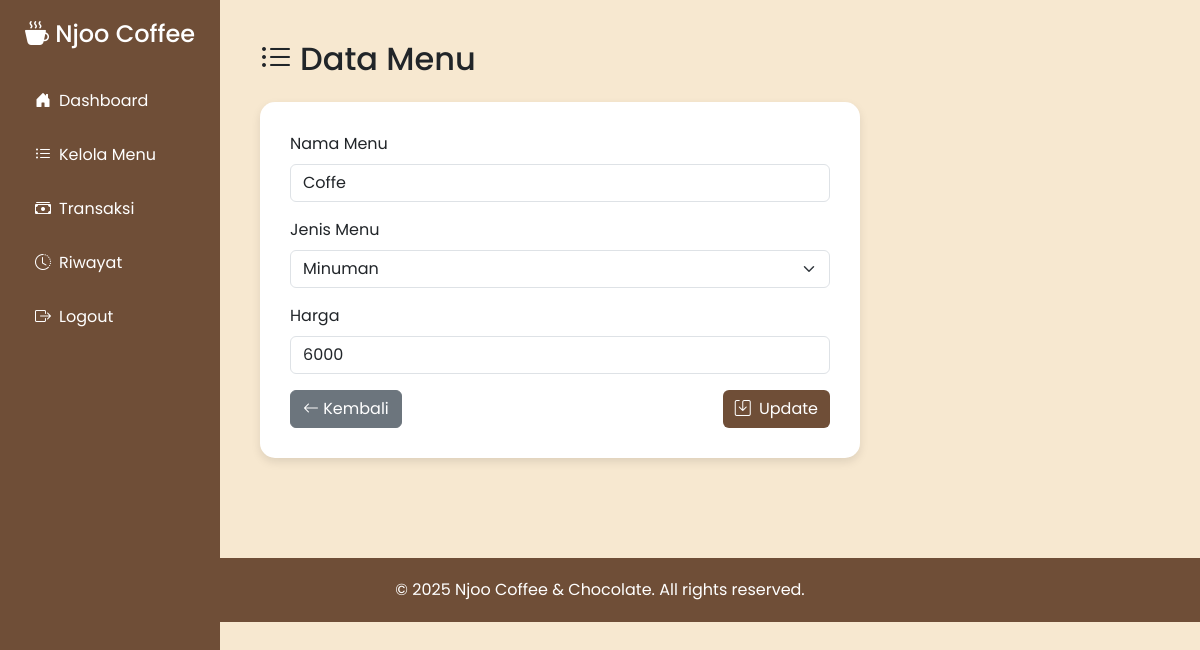
The app's page /pages/edit.php?id=1 (signed in) with its own data.
### tables this page shows
CREATE TABLE `menu` (
  `id` int(11) NOT NULL,
  `nama` varchar(100) DEFAULT NULL,
  `jenis` enum('Makanan','Minuman','Camilan') NOT NULL,
  `harga` int(11) DEFAULT NULL
);

### pages/edit.php (the view, shortened to what this page needs)
<?php
include '../config/db.php';
$id = intval($_GET['id']);
$result = $conn->query("SELECT * FROM menu WHERE id = $id");
$menu = $result->fetch_assoc();
?>
<!DOCTYPE html>
<html lang="id">
<head>
  <link href="https://cdn.jsdelivr.net/npm/bootstrap@5.3.3/dist/css/bootstrap.min.css" rel="stylesheet">
  <link href="https://cdn.jsdelivr.net/npm/bootstrap-icons@1.10.5/font/bootstrap-icons.css" rel="stylesheet">
</head>
<body>
<div class="sidebar">
  <h4><i class="bi bi-cup-hot-fill"></i> Njoo Coffee</h4>
  <a href="../index.php"><i class="bi bi-house-door-fill me-2"></i>Dashboard</a>
  <a href="menu.php"><i class="bi bi-list-ul me-2"></i>Kelola Menu</a>
  <a href="transaksi.php"><i class="bi bi-cash-stack me-2"></i>Transaksi</a>
  <a href="riwayat.php"><i class="bi bi-clock-history me-2"></i>Riwayat</a>
  <a href="../logout.php"><i class="bi bi-box-arrow-right me-2"></i>Logout</a>
</div>
<div class="content flex-grow-1">
    <h2 class="mb-4 text-dark"><i class="bi bi-list-ul me-2"></i>Data Menu</h2>
  <div class="form-container">
    <form method="POST">
      <div class="mb-3">
        <label for="nama" class="form-label">Nama Menu</label>
        <input type="text" name="nama" id="nama" class="form-control" required value="<?= htmlspecialchars($menu['nama']) ?>">
      </div>
      <div class="mb-3">
        <label for="jenis" class="form-label">Jenis Menu</label>
        <select name="jenis" id="jenis" class="form-select" required>
          <option value="Minuman" <?= $menu['jenis'] == 'Minuman' ? 'selected' : '' ?>>Minuman</option>
        </select>
      </div>
      <div class="mb-3">
        <label for="harga" class="form-label">Harga</label>
        <input type="number" name="harga" id="harga" class="form-control" required value="<?= $menu['harga'] ?>">
      </div>
      <div class="d-flex justify-content-between">
        <a href="menu.php" class="btn btn-secondary"><i class="bi bi-arrow-left"></i> Kembali</a>
        <button type="submit" class="btn btn-primary"><i class="bi bi-save me-1"></i> Update</button>
      </div>
    </form>
  </div>
</div>
<footer>
  &copy; <?= date('Y'); ?> Njoo Coffee & Chocolate. All rights reserved.
</footer>
</body>
</html>

### pages/edit.php (style rules this page uses)
body { font-family: 'Poppins', sans-serif; background-color: #f7e8d0; margin: 0; }
.sidebar { background-color: #6f4e37; height: 100vh; padding: 20px; color: #fff; position: fixed; width: 220px; }
.sidebar h4 { text-align: center; margin-bottom: 30px; }
.sidebar a { display: block; color: #fff; padding: 10px 15px; text-decoration: none; border-radius: 8px; margin-bottom: 10px; transition: 0.3s; }
.content { margin-left: 220px; padding: 40px; }
.form-container { max-width: 600px; background: #fff; padding: 30px; border-radius: 15px; box-shadow: 0 4px 10px rgba(0,0,0,0.1); }
.btn-primary { background-color: #6f4e37; border: none; }
footer { margin-top: 60px; padding: 20px; text-align: center; background-color: #6f4e37; color: #fff; }

### records on screen
menu: nama "Coffe", jenis "Minuman", harga "6000"
